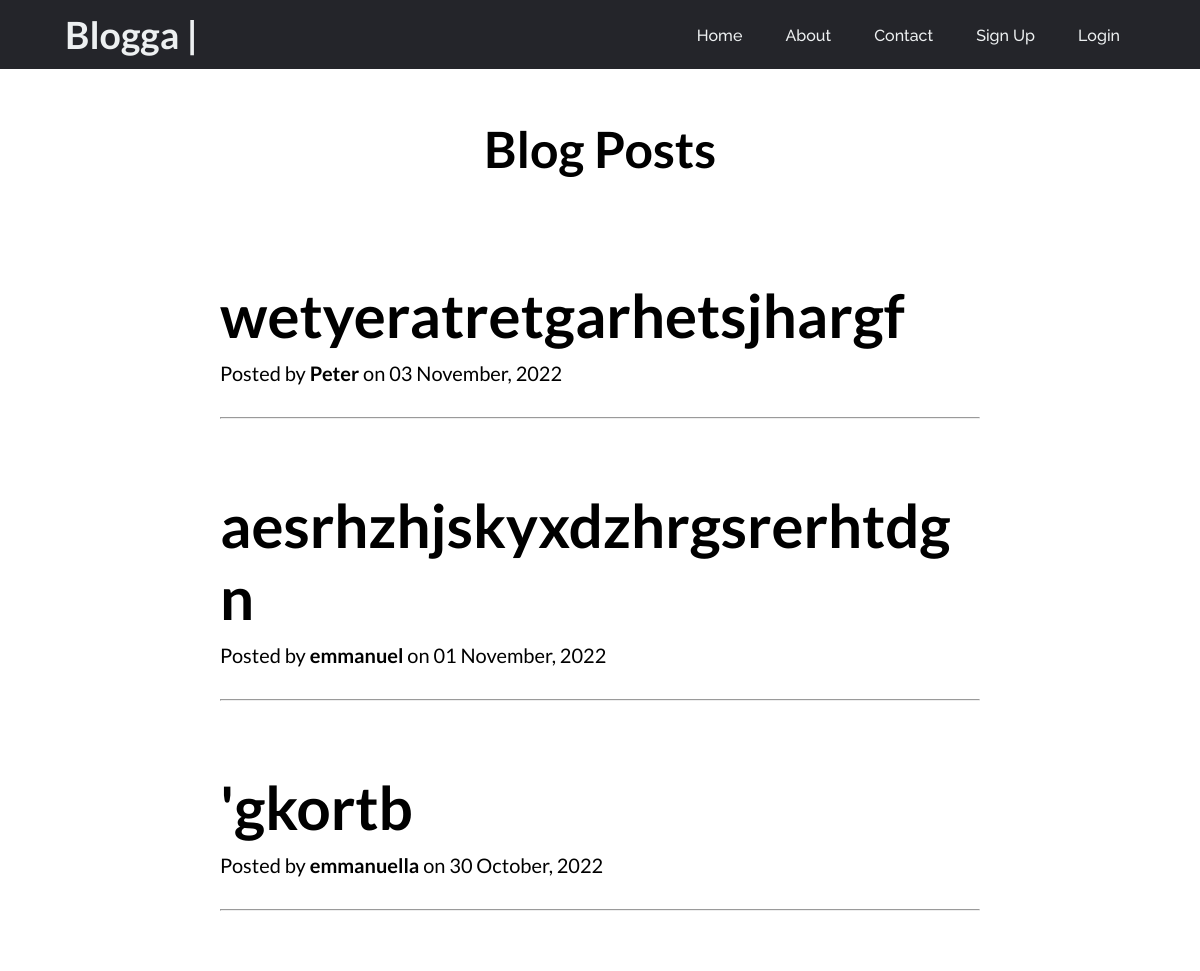
Before: /blogposts (upper part) with the older database file.
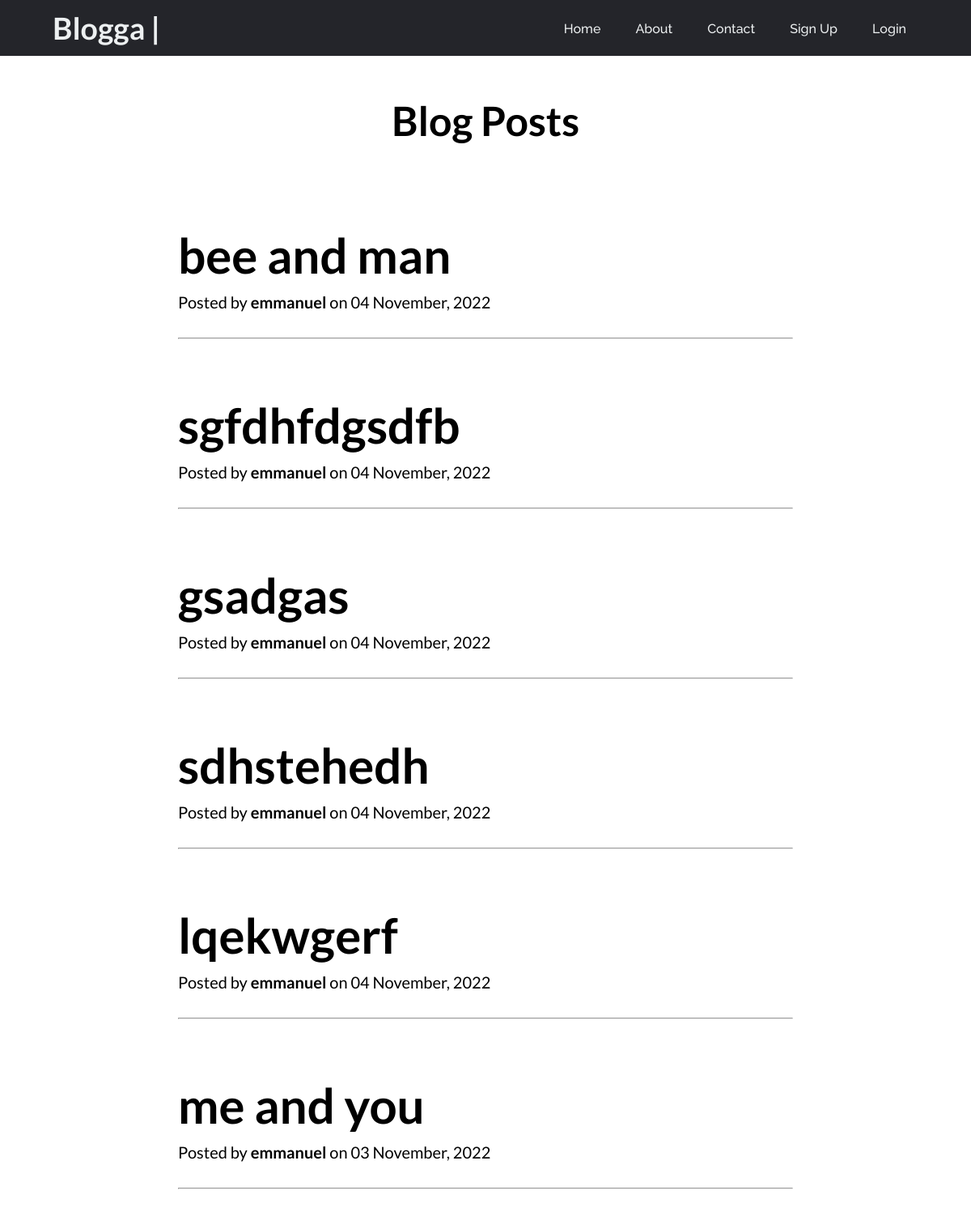
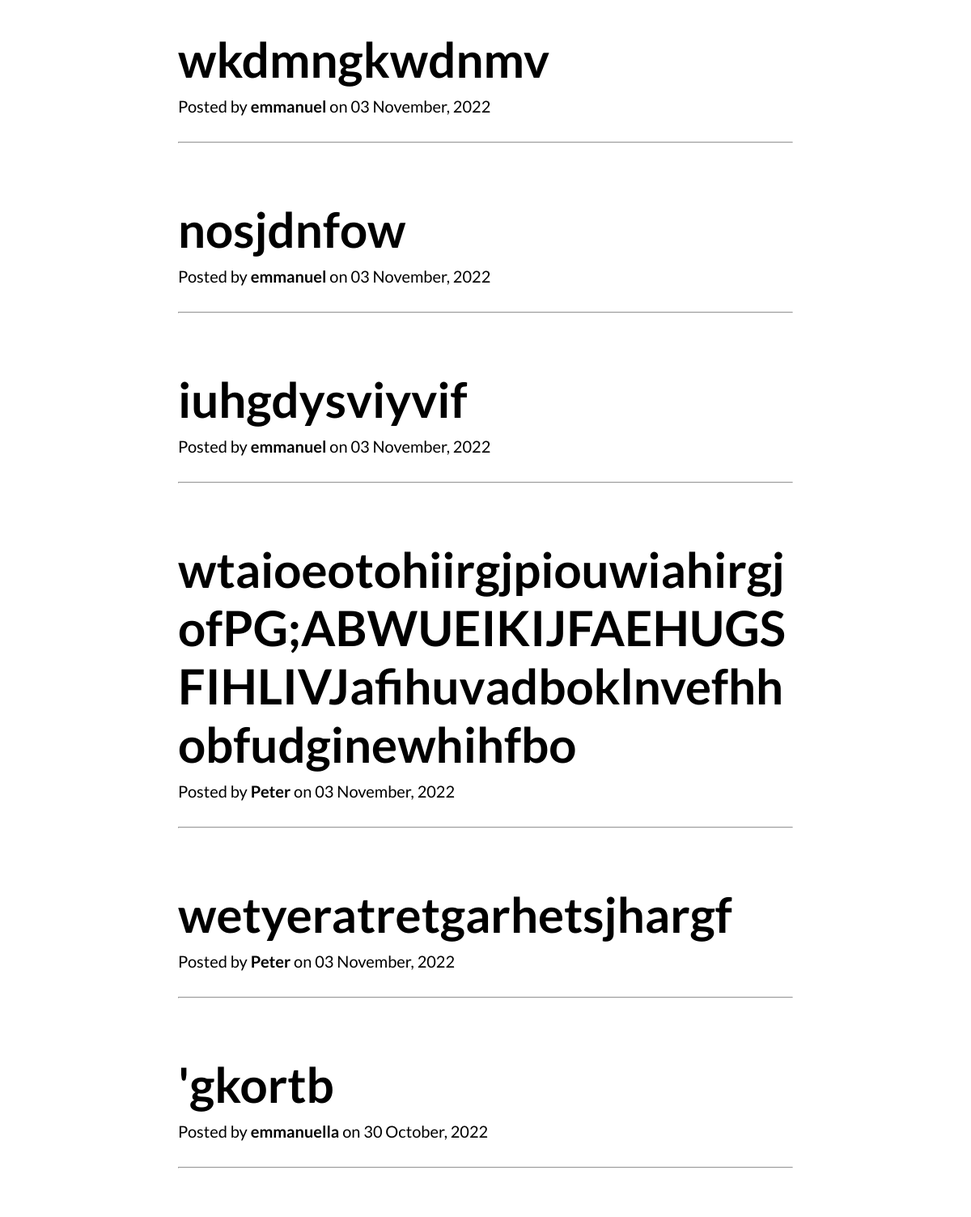
After: the same page with the newer database file (2 pictures, top to bottom).
### app.py (models this page shows, shortened)
class BlogPost(db.Model):
    __tablename__ = 'blog_post'
    id = db.Column(db.Integer(), primary_key=True)
    caption = db.Column(db.String(), nullable=False)
    content = db.Column(db.String(), nullable=False)
    owner_id = db.Column(db.Integer(), db.ForeignKey(
        'users.id'), nullable=False)
    date_created = db.Column(db.DateTime(), default=datetime.utcnow)

class User(db.Model, UserMixin):
    __tablename__ = 'users'
    id = db.Column(db.Integer(), primary_key=True)
    firstname = db.Column(db.String(), nullable=False, unique=False)
    lastname = db.Column(db.String(), nullable=False, unique=False)
    username = db.Column(db.String(50), nullable=False, unique=True)
    email = db.Column(db.String(60), nullable=False, unique=True)
    password_hash = db.Column(db.Text(), nullable=False)
    posts = db.relationship('BlogPost', backref='owner')

### app.py (the view)
@app.route('/')
@app.route('/blogposts')
def home():
    posts = BlogPost.query.order_by(desc(BlogPost.date_created))
    return render_template('index.html', posts=posts)

### templates/index.html (shortened to what this page needs)
{% extends 'base.html' %}
{% block content %}
<section class="blog-head-container">
    <div class="blog-head-title">
        <h1>Blog Posts</h1>
    </div>
</section>
{% for post in posts %}
<section class="blog-container">
    <div>
        <div class="post-preview">
            <a class="link" href="{{url_for('view_post', id=post.id)}}">
                <h1 class="post-title">{{post.caption}}</h1>
            </a>
            <p class="post-meta">
                Posted by
                <strong>{{ post.owner.username }}</strong>
                on {{post.date_created.strftime('%d %B, %Y')}}
            </p>
        </div>
        <hr class="my-4" />
    </div>
</section>
{% endfor %}
{% endblock %}

### templates/base.html (shortened to what this page needs)
<!DOCTYPE html>
<html lang="en">
<head>
    <link rel="stylesheet" href="{{url_for('static', filename='css/style.css')}}">
</head>
<body>
    <header>
        {% if current_user.is_authenticated %}
            <a class="logo" href="{{url_for('home')}}">
                <h2>Blogga &#124;</h2>
                <p>Hello {{current_user.username}}</p>
            </a>
        {% else %}
            <a class="logo" href="{{url_for('home')}}">
                <h2>Blogga &#124;</h2>
            </a>
        {% endif %}
        <nav>
            <ul class="nav_links">
                {% if current_user.is_authenticated %}
                <li><a href="{{ url_for('home') }}">Home</a></li>
                <li><a href="{{ url_for('create_post') }}">Create Post</a></li>
                <li><a href="{{ url_for('about') }}">About</a></li>
                <li><a href="{{ url_for('contact') }}">Contact</a></li>
                <li><a href="{{ url_for('logout') }}">Log Out</a></li>
                {% else %}
                <li><a href="{{ url_for('home') }}">Home</a></li>
                <li><a href="{{ url_for('about') }}">About</a></li>
                <li><a href="{{ url_for('contact') }}">Contact</a></li>
                <li><a href="{{ url_for('register') }}">Sign Up</a></li>
                <li><a href="{{ url_for('login') }}">Login</a></li>
                {% endif %}
            </ul>
        </nav>
    </header>
    <main>
        {% block content %}
        {% endblock %}
    </main>
</body>
</html>

### static/css/style.css (style rules this page uses)
* { margin: 0; padding: 0; box-sizing: border-box; font-family: 'Lato'; }
li, a { font-family: 'Raleway', sans-serif; font-weight: 500; font-size: 16px; color: #edf0f1; text-decoration: none; }
header { display: flex; justify-content: space-between; align-items: center; padding: 5px 5%; background-color: #24252A; }
.logo { display: flex; padding: 7px 5px; text-align: center; font-size: 25px; cursor: pointer; }
.nav_links { list-style: none; }
.nav_links li { display: inline-block; padding: 0px 20px; }
.nav_links li a { transition: all 0.3s ease; }
.blog-head-container { display: flex; width: 800px; margin: 50px auto; }
.blog-head-title { margin: auto; display: flex; }
.blog-head-title h1 { font-size: 50px; }
.link { color: black; }
.blog-container { display: block; margin: auto; padding: 20px; width: 800px; max-width: 100%; word-wrap: break-word; }
.post-preview { margin: auto; }
.post-title { margin: 30px 0px 10px; font-weight: 700; font-size: 60px; word-wrap: break-word; }
.post-meta { margin: 0 0 32px; font-size: 20px; }

Changed rows visible on the page:
removed BlogPost: caption "aesrhzhjskyxdzhrgsrerhtdgn", owner.username "emmanuel", date_created "01 November, 2022"
added BlogPost: caption "bee and man", owner.username "emmanuel", date_created "04 November, 2022"
added BlogPost: caption "sgfdhfdgsdfb", owner.username "emmanuel", date_created "04 November, 2022"
added BlogPost: caption "gsadgas", owner.username "emmanuel", date_created "04 November, 2022"
added BlogPost: caption "sdhstehedh", owner.username "emmanuel", date_created "04 November, 2022"
added BlogPost: caption "lqekwgerf", owner.username "emmanuel", date_created "04 November, 2022"
added BlogPost: caption "me and you", owner.username "emmanuel", date_created "03 November, 2022"
added BlogPost: caption "wkdmngkwdnmv", owner.username "emmanuel", date_created "03 November, 2022"
added BlogPost: caption "nosjdnfow", owner.username "emmanuel", date_created "03 November, 2022"
added BlogPost: caption "iuhgdysviyvif", owner.username "emmanuel", date_created "03 November, 2022"
added BlogPost: caption "wtaioeotohiirgjpiouwiahirgjofPG;ABWUEIKIJFAEHUGSFIHLIVJafihuvadboklnvefhhobfudginewhihfbo", owner.username "Peter", date_created "03 November, 2022"
